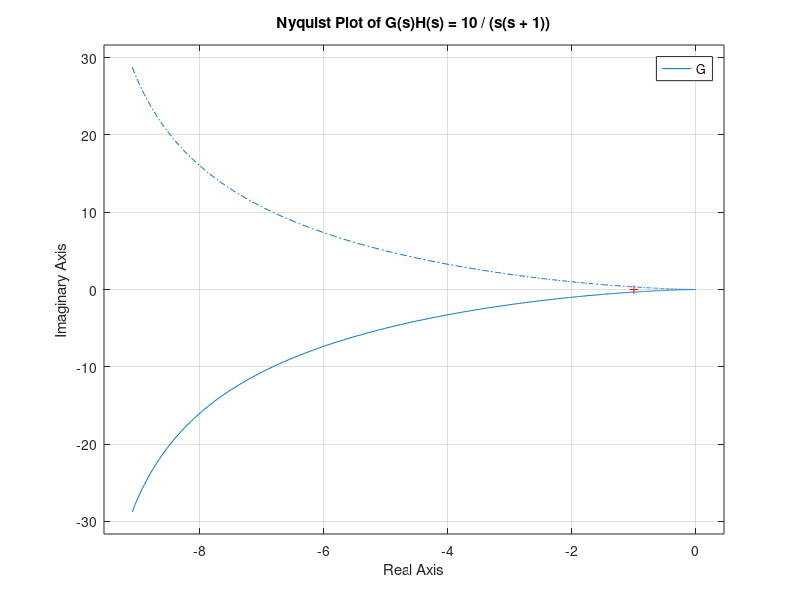

The MATLAB script that drew this image:
% MATLAB Script to Plot Polar and Nyquist Plots for G(s)H(s) = 10 / (s*(s + 1))
clear; clc; close all;

%% Define the Open-Loop Transfer Function
num = 10;
den = [1 1 0]; % s^2 + s + 0
G = tf(num, den);



%% 2. Nyquist Plot
figure('Name', 'Nyquist Plot');
nyquist(G);
title('Nyquist Plot of G(s)H(s) = 10 / (s(s + 1))');
grid on;
